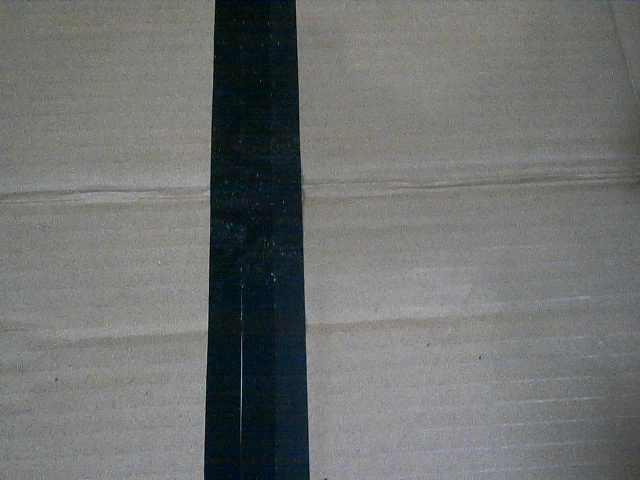
#> input picture test.jpg, 640 x 480 px
$ python -i singleonetest.py   (imports and definitions only)   (older library calls are emulated)
#> lines starting #> are read from the running program, lines starting #| are printed output that depends on the picture; after the words box and inside, x2 and y2 are one past the last pixel; in counts of white or black regions, pixels touching at a corner belong together
import numpy as np
import cv2
import math
import copy
import time
mode = 0
cap = 0
pici = 0
# [10 lines left out: function initpic, not called in this run]
def getpic():
	global pici
	pici = pici +1
#	ret,frame = cap.read()
	frame = cv2.imread("originpic"+str(0)+".jpg")
#	cv2.imwrite("originpic"+str(pici)+".jpg",frame)
	cv2.imshow("origin",frame)
	cv2.waitKey(0)
	return frame

def detectline(img):
	cv2.startWindowThread()
	cv2.namedWindow('input image',cv2.WINDOW_NORMAL)
	img = cv2.cvtColor(img,cv2.COLOR_BGR2GRAY)
    #resize
	resizeImg = cv2.resize(img,(320,240),interpolation = cv2.INTER_AREA)
	cv2.imshow('input image', resizeImg)
	cv2.waitKey(0)
#BINARY has three methods ,below is Otsu
#Gaussian
	blur = cv2.GaussianBlur(resizeImg,(11,11),0)
	ret, binary = cv2.threshold(blur,40,255,cv2.THRESH_BINARY)
#    binary = cv2.adaptiveThreshold(blur,255,cv2.ADAPTIVE_THRESH_GAUSSIAN_C,cv2.THRESH_BINARY,11,2)
#	binary = cv2.GaussianBlur(binary,(11,11),0)
	cv2.imshow('binary', binary)
	cv2.waitKey(0)
	xgrad = cv2.Sobel(binary,cv2.CV_16SC1,1,0)
	ygrad = cv2.Sobel(binary,cv2.CV_16SC1,0,1)
	edge_output = cv2.Canny(xgrad,ygrad,50,150)
	cv2.imshow('canny',edge_output)
	cv2.waitKey(0)
	lines = cv2.HoughLinesP(edge_output,1, np.pi / 90, 40 ,minLineLength = 30, maxLineGap = 60)
	i = 0
	edge_output[:,:] = 0
	L = []
	for line in lines:
		i = i + 1
		x1,y1,x2,y2 = line[0]
# [4 lines of commented-out code are left out]
		if ( x2 - x1 ) == 0 :
			k = 0
			b = x1
			theta = 90
		else :
			k = float(y2-y1)/float(x2-x1)
			b = y1-k*x1
			theta = math.atan(k)*180.0/(math.pi)
		L.append([x1,y1,x2,y2,k,b,theta])
#	print("originL", L)
	return L,edge_output

# [205 lines left out: functions linesort, orbitmerge, calculateForMode, not called in this run]

# [1 line not run here, left out]

img = getpic()
# [1 line that did not run here, left out]
# [1 line that did not run here, left out]
# [1 line that did not run here, left out]
# [2 lines not run here, left out]

>>> import cv2
>>> picture = cv2.imread('test.jpg')
#> picture is the input picture: shape (480, 640, 3); mean B, G, R 111.5, 112.6, 110.1
>>> result = detectline(picture)
#> in detectline (call 2), `blur = cv2.GaussianBlur(resizeImg,(11,11),0)`:
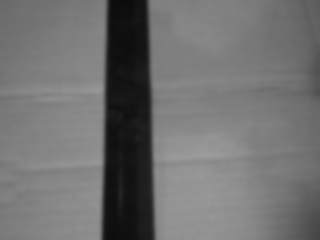
#> blur: shape (240, 320); min 11, max 158, mean 111.8
#> in detectline (call 2), `ret, binary = cv2.threshold(blur,40,255,cv2.THRESH_BINARY)`:
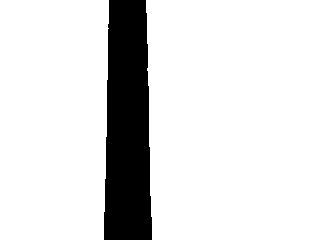
#> binary: shape (240, 320); 86.7% white; 1 black region, box (x1, y1, x2, y2) and area: (104, 0, 152, 240) 10181
#> in detectline (call 2), `xgrad = cv2.Sobel(binary,cv2.CV_16SC1,1,0)`:
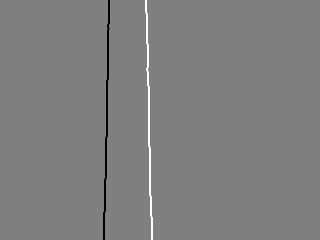
#> xgrad: shape (240, 320) int16; min -1020, max 1020, mean 0; drawn with min black and max white
#> in detectline (call 2), `edge_output = cv2.Canny(xgrad,ygrad,50,150)`:
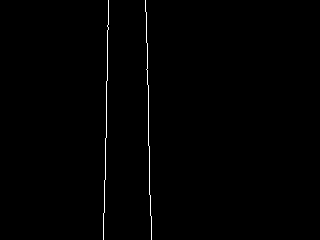
#> edge_output: shape (240, 320); 0.62% white in thin lines or dots, all inside (x1, y1, x2, y2) = (103, 0, 152, 240)
#> in detectline (call 2), `lines = cv2.HoughLinesP(edge_output,1, np.pi / 90, 40 ,minLineLength =..`: lines = [[145, 0, 148, 98], [106, 92, 108, 7], [148, 132, 151, 239], [103, 228, 106, 115], [146, 69, 151, 217]]
#> in detectline (call 2), `edge_output[:,:] = 0`: edge_output: shape (240, 320); 0.62% of pixels changed, all inside (x1, y1, x2, y2) = (103, 0, 152, 240)
#> the loop in detectline (call 2), `for line in lines:` made 5 passes
#> (x1, y1, x2, y2, k, b, theta) on passes 1 to 5: (145, 0, 148, 98, 32.67, -4736.7, 88.25), (106, 92, 108, 7, -42.5, 4597, -88.65), (148, 132, 151, 239, 35.67, -5146.7, 88.39), (103, 228, 106, 115, -37.67, 4107.7, -88.48), (146, 69, 151, 217, 29.6, -4252.6, 88.07)
#> after the loop in detectline (call 2), `for line in lines:`: L = [[145, 0, 148, 98, 32.67, -4736.7, 88.25], [106, 92, 108, 7, -42.5, 4597, -88.65], [148, 132, 151, 239, 35.67, -5146.7, 88.39], [103, 228, 106, 115, -37.67, 4107.7, -88.48], [146, 69, 151, 217, 29.6, -4252.6, 88.07]]; i = 5
